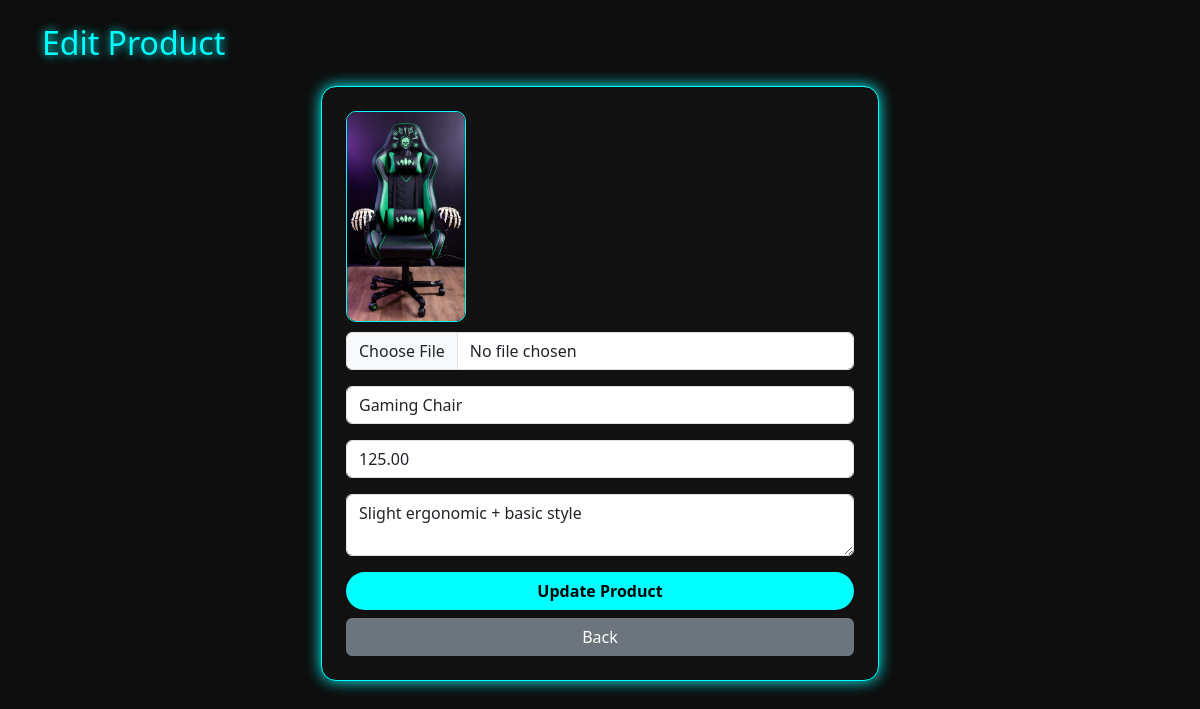
The app's page /admin/edit_product.php?id=16 with its own data.
### tables this page shows
CREATE TABLE IF NOT EXISTS `products` (
  `id` int(11) NOT NULL AUTO_INCREMENT,
  `name` varchar(255) NOT NULL,
  `price` decimal(10,2) NOT NULL,
  `image` varchar(255) NOT NULL,
  `description` text DEFAULT NULL,
  `stock` int(11) DEFAULT 0,
  `created_at` timestamp NULL DEFAULT current_timestamp(),
  PRIMARY KEY (`id`)
);

### admin/edit_product.php (the view, shortened to what this page needs)
<?php
include '../config/connection.php';
if (isset($_GET['id'])) {
  $id = $_GET['id'];
  $stmt = $conn->prepare("SELECT * FROM products WHERE id=?");
  $stmt->execute([$id]);
  $product = $stmt->fetch(PDO::FETCH_ASSOC);
}
?>
<!DOCTYPE html>
<html>
<head>
  <link href="https://cdn.jsdelivr.net/npm/bootstrap@5.3.0/dist/css/bootstrap.min.css" rel="stylesheet">
</head>
<body class="p-4">
<div class="container">
  <h2 class="neon-text mb-4"> Edit Product</h2>
  <div class="card p-4 col-md-6 mx-auto">
    <form method="POST" enctype="multipart/form-data">
      <img src="/gamingsetup/img/<?= $product['image'] ?>" class="preview-img">
      <input type="file" name="image" class="form-control mb-3">
      <input type="text" name="name" value="<?= $product['name'] ?>" class="form-control mb-3" required>
      <input type="number" name="price" value="<?= $product['price'] ?>" class="form-control mb-3" required>
      <textarea name="description" class="form-control mb-3"><?= $product['description'] ?></textarea>
      <button class="btn btn-neon w-100">Update Product</button>
      <a href="products.php" class="btn btn-secondary w-100 mt-2">Back</a>
    </form>
  </div>
</div>
</body>
</html>

### admin/edit_product.php (style rules this page uses)
body { background: #0d0d0d; color: white; }
.card { background: #111; border: 1px solid #0ff; box-shadow: 0 0 15px #0ff; border-radius: 15px; }
.neon-text { color: #0ff; text-shadow: 0 0 10px #0ff; }
.btn-neon { background: #0ff; color: black; border-radius: 20px; font-weight: bold; }
.preview-img { width: 120px; border-radius: 10px; border: 1px solid #0ff; margin-bottom: 10px; }

### records on screen
products: image (picture), name "Gaming Chair", price "125.00", description "Slight ergonomic + basic style"
